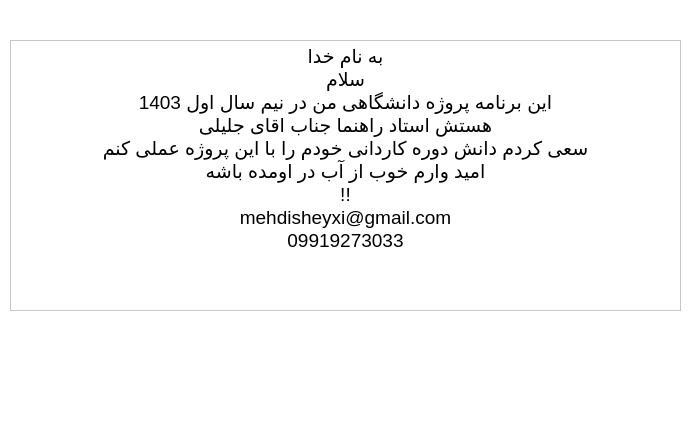
<?xml version="1.0" encoding="UTF-8"?>
<ui version="4.0">
 <class>Form</class>
 <widget class="QWidget" name="Form">
  <property name="geometry">
   <rect>
    <x>0</x>
    <y>0</y>
    <width>697</width>
    <height>429</height>
   </rect>
  </property>
  <property name="windowTitle">
   <string>Form</string>
  </property>
  <property name="whatsThis">
   <string>&lt;html&gt;&lt;head/&gt;&lt;body&gt;&lt;p&gt;&lt;br/&gt;&lt;/p&gt;&lt;/body&gt;&lt;/html&gt;</string>
  </property>
  <property name="styleSheet">
   <string notr="true">background-color: rgb(126, 187, 200);
background-color: rgb(255, 255, 255);</string>
  </property>
  <widget class="QTextBrowser" name="textBrowser">
   <property name="geometry">
    <rect>
     <x>10</x>
     <y>40</y>
     <width>671</width>
     <height>271</height>
    </rect>
   </property>
   <property name="styleSheet">
    <string notr="true">color: rgb(0, 0, 0);
background-color: rgb(255, 255, 255);
alternate-background-color: rgb(255, 255, 255);</string>
   </property>
   <property name="html">
    <string>&lt;!DOCTYPE HTML PUBLIC &quot;-//W3C//DTD HTML 4.0//EN&quot; &quot;http://www.w3.org/TR/REC-html40/strict.dtd&quot;&gt;
&lt;html&gt;&lt;head&gt;&lt;meta name=&quot;qrichtext&quot; content=&quot;1&quot; /&gt;&lt;style type=&quot;text/css&quot;&gt;
p, li { white-space: pre-wrap; }
&lt;/style&gt;&lt;/head&gt;&lt;body style=&quot; font-family:'MS Shell Dlg 2'; font-size:7.8pt; font-weight:400; font-style:normal;&quot;&gt;
&lt;p align=&quot;center&quot; style=&quot; margin-top:0px; margin-bottom:0px; margin-left:0px; margin-right:0px; -qt-block-indent:0; text-indent:0px;&quot;&gt;&lt;span style=&quot; font-size:14pt;&quot;&gt;به نام خدا&lt;/span&gt;&lt;/p&gt;
&lt;p align=&quot;center&quot; style=&quot; margin-top:0px; margin-bottom:0px; margin-left:0px; margin-right:0px; -qt-block-indent:0; text-indent:0px;&quot;&gt;&lt;span style=&quot; font-size:14pt;&quot;&gt;سلام&lt;/span&gt;&lt;/p&gt;
&lt;p align=&quot;center&quot; style=&quot; margin-top:0px; margin-bottom:0px; margin-left:0px; margin-right:0px; -qt-block-indent:0; text-indent:0px;&quot;&gt;&lt;span style=&quot; font-size:14pt;&quot;&gt;این برنامه پروژه دانشگاهی من در نیم سال اول 1403&lt;/span&gt;&lt;/p&gt;
&lt;p align=&quot;center&quot; style=&quot; margin-top:0px; margin-bottom:0px; margin-left:0px; margin-right:0px; -qt-block-indent:0; text-indent:0px;&quot;&gt;&lt;span style=&quot; font-size:14pt;&quot;&gt;هستش استاد راهنما جناب اقای جلیلی&lt;/span&gt;&lt;/p&gt;
&lt;p align=&quot;center&quot; style=&quot; margin-top:0px; margin-bottom:0px; margin-left:0px; margin-right:0px; -qt-block-indent:0; text-indent:0px;&quot;&gt;&lt;span style=&quot; font-size:14pt;&quot;&gt;سعی کردم دانش دوره کاردانی خودم را با این پروژه عملی کنم&lt;/span&gt;&lt;/p&gt;
&lt;p align=&quot;center&quot; style=&quot; margin-top:0px; margin-bottom:0px; margin-left:0px; margin-right:0px; -qt-block-indent:0; text-indent:0px;&quot;&gt;&lt;span style=&quot; font-size:14pt;&quot;&gt;امید وارم خوب از آب در اومده باشه&lt;/span&gt;&lt;/p&gt;
&lt;p align=&quot;center&quot; style=&quot; margin-top:0px; margin-bottom:0px; margin-left:0px; margin-right:0px; -qt-block-indent:0; text-indent:0px;&quot;&gt;&lt;span style=&quot; font-size:14pt;&quot;&gt;!!&lt;/span&gt;&lt;/p&gt;
&lt;p align=&quot;center&quot; style=&quot; margin-top:0px; margin-bottom:0px; margin-left:0px; margin-right:0px; -qt-block-indent:0; text-indent:0px;&quot;&gt;&lt;span style=&quot; font-size:14pt;&quot;&gt;mehdisheyxi@gmail.com&lt;/span&gt;&lt;/p&gt;
&lt;p align=&quot;center&quot; style=&quot; margin-top:0px; margin-bottom:0px; margin-left:0px; margin-right:0px; -qt-block-indent:0; text-indent:0px;&quot;&gt;&lt;span style=&quot; font-size:14pt;&quot;&gt;09919273033&lt;/span&gt;&lt;/p&gt;&lt;/body&gt;&lt;/html&gt;</string>
   </property>
  </widget>
 </widget>
 <resources/>
 <connections/>
</ui>
